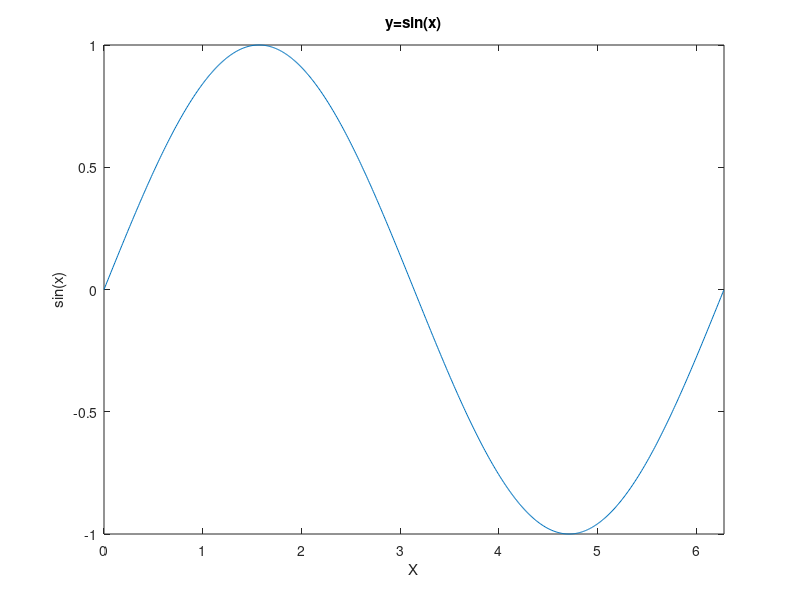
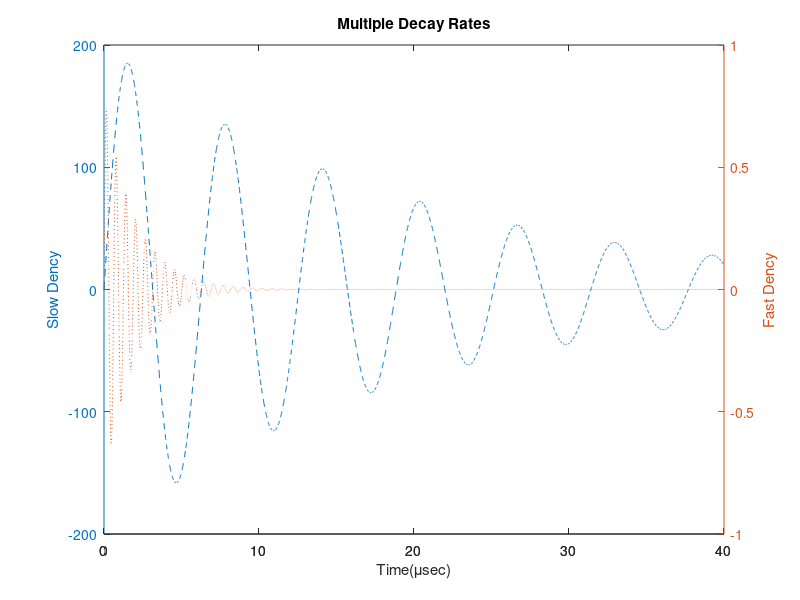
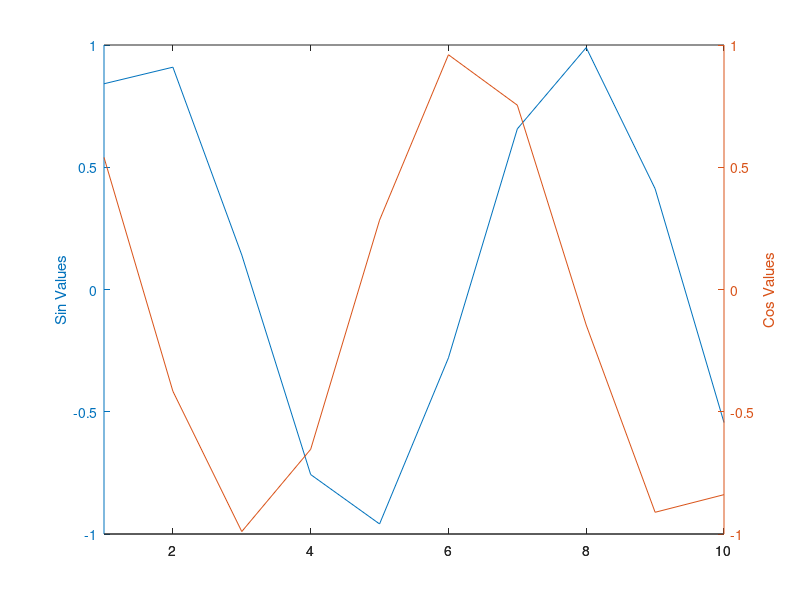

The MATLAB source for these figures, in order: (Note: this script raises an error after producing the figures.)
%%
%%分号;会隐藏命令行的输出结果
%%

a= [
        1 2 3
        4 5 6
        7 8 9
   ];
a1 = [
         1 2
         -1 -3
];
b=a1'   ;            %矩阵转置
c=a1(:)       ;      %矩阵按列拉长
d=inv(a1)  ;         %求逆矩阵
e=zeros(10,5,3)  ;   %3维10行5列全0矩阵  3个矩阵 
e( :,  :, 1) = rand(10,5);  %10行5列随机数
e( :,  :, 2) = randi(6,10,5);%从0到6生成10行5列的矩阵
e( :,  :, 3) = randn(10,5);%生成10行5列的标准正态分布矩阵

A=cell(1,6);%计数（角标）从1开始
A{2} = eye(3);%3*3的对角线为1的单位矩阵
A{5} = magic(5); %生成n阶幻方 使得每列每行对角线的和相等
B = A{5};


books = struct('name',{{'aaa','bbb'}},'price',[32 45]);
books.name
books.name(1)
books.name{1};
%%
%矩阵构造
%%
A= [
        1 2 3
        4 5 6
        7 8 8
   ];
B=1:2:9;
C=repmat(B,3,2);%横着重复2次 竖着重复3次B
D=ones(4,4);%4行4列的全1矩阵

%%
%矩阵运算
%%
A= [
        1 2 3 4 
        5 6 7 8
   ];
B= [
        1 1 2 2 
        2 2 1 1
   ];
C=A+B;
D=A-B;
E=A*B';
F=A.*B ; %  . 对应项相乘
G=A/B   ;%  G*B=A  等价于A*B逆矩阵inv(B) 
H=A./B  ;%  . 对应项相除

%%
%矩阵下标
%%

A=magic(5);
B=A(2,3);
C=A(2,:)  ; % : 取全部
D=A(:,2)  ; % : 取全部
[m,n]=find(A>20); %找出大于20的 序号值/矩阵（m行n列）
[m,n]=find(A==1);

%%
% 程序结构
%%
% for
sum=0;
for n=1:1:5
    sum=sum+n^2;

end
% while
i=0;
while i<=10
    sum=sum+i;
    i=i+1;
end
% if
a=1;
b=2;
if a>b
    'a>b';
elseif a==b
   'a=b';
else a<b;
    'a<b';

end

%%
%二维平面的绘制
%%
x=0:0.01:2*pi ; %pi 圆周率Π
y=sin(x);
figure% 建立一个幕布
plot(x,y)%绘制当前的二维平面图
title('y=sin(x)')%添加一个标题
xlabel('X')
ylabel('sin(x)')
xlim([0 2*pi])  %x的范围
%%
x=0:0.01:2*20 ;
y1=200*exp(-0.05*x).*sin(x);
y2=0.8*exp(-0.5*x).*sin(10*x);

figure% 建立一个
p = plot(1:10);
set(p,'Color','b')
[AX,H1,H2] = plotyy(x,y1,x,y2);%plotyy  公用一个坐标系
set(get(AX(1),'Ylabel'),'String','Slow Dency')
set(get(AX(2),'Ylabel'),'String','Fast Dency')
title('Multiple Decay Rates')
xlabel('Time(\musec)')
set(H1, 'LineStyle','--')
set(H2, 'LineStyle',':')
%% yyaixs
% 创建一些示例数据
x = 1:10;
y1 = sin(x);
y2 = cos(x);

% 使用 plotyy 绘制双 y 轴图形
figure;
[ax, h1, h2] = plotyy(x, y1, x, y2);

% 修改第一个 y 轴的标签
ylabel(ax(1), 'Sin Values');

% 修改第二个 y 轴的标签
ylabel(ax(2), 'Cos Values');

% 使用 yyaxis 绘制相同的图形
figure;
yyaxis left;
plot(x, y1);
ylabel('Sin Values');

yyaxis right;
plot(x, y2);
ylabel('Cos Values');
%%


 t = 0:pi/50:2*pi ;
 x = 16*sin(t).^3 ;
 y = 13*cos(t)-5*cos(2*t)-2*cos(3*t)-cos(4*t) ;
 scatter(x,y,'rd','filled')

%%
%三维立体绘图
%%
t = 0:pi/50:10*pi;
plot3(sin(t),cos(t),t);
xlabel('x:sin(t)');
ylabel('y:cos(t)');
zlabel('z:t');
%hold on %保留当前的绘图 <——>hold off
grid on %显示坐标区的网格线
axis square %设置坐标轴范围和纵横比 把显示范围变成正方形



[X,Y,Z] = peaks(25);
CO(:,:,1) = zeros(25); % red
CO(:,:,2) = ones(25).*linspace(0.5,0.6,25); % green
CO(:,:,3) = ones(25).*linspace(0,1,25); % blue
mesh(X,Y,Z,CO)

%%
%solve函数
%%
syms x
eqn = 2*x + 1 == 0;
x = solve(eqn, x)

%%
% 函数定义
%%
function result = add(a, b)
    % 函数名: add
    % 输入参数: a, b
    % 输出结果: result
    result = a + b;
end

